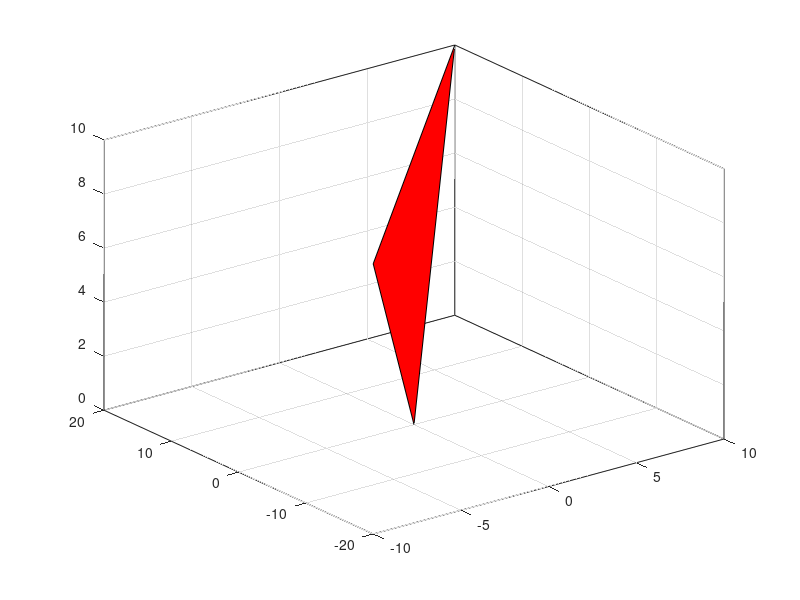

Write the MATLAB code that produced this figure. (Note: this script raises an error after producing the figure.)
point1 = [0;0;0];
point2 = [-10;-20;10];
point3 = [10;20;10];

points = [point1 point2 point3];
fill3(points(1,:), points(2,:), points(3,:), 'r');
grid on;
alpha(0.3);